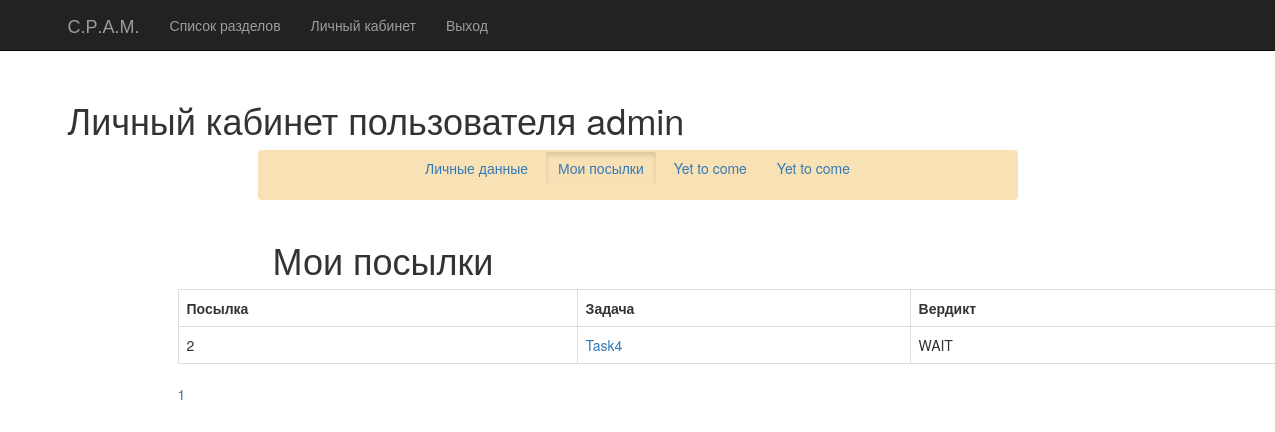
The page /personal_account/submissions (signed in) on the database as committed earlier.
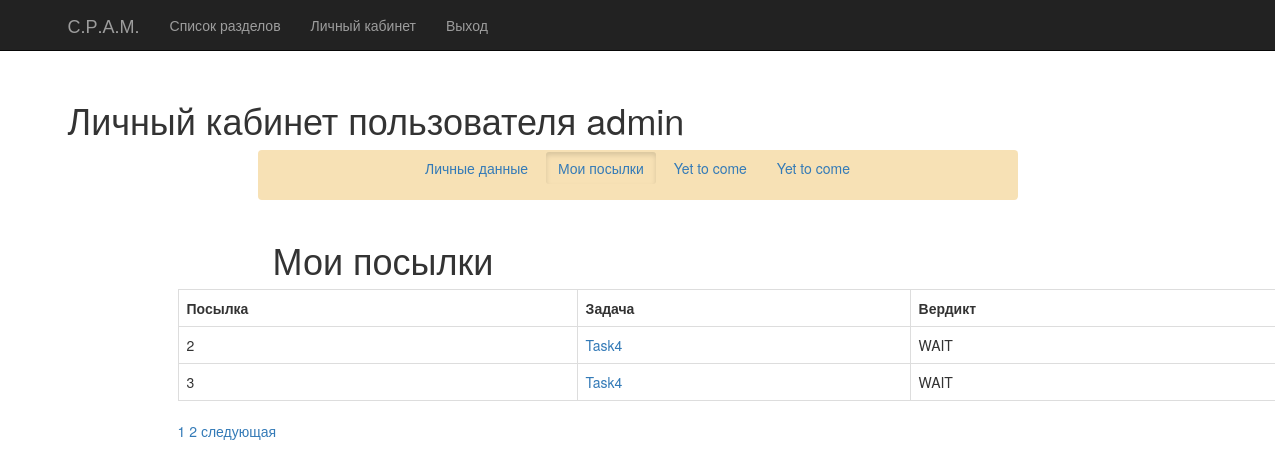
The same page on the database as committed later.
### upp_app/models.py (models this page shows)
class Submission(models.Model):
    id_user = models.ForeignKey(User)
    id_task = models.ForeignKey(Task)
    id_section = models.ForeignKey(Section)
    status = models.CharField(max_length=10)

class Task(models.Model):
    rating = models.IntegerField()
    name = models.CharField(max_length=50)
    datalink = models.CharField(max_length=100)
    def __str__(self):
        return self.name

### personal_account/views.py (the view)
def submissions(request):
    if not request.user.is_authenticated():
        return redirect('access')
    pages = []
    submission = Submission.objects.all().filter(id_user=auth.get_user(request).id)
    paginator = Paginator(submission, 2) # Show 25 contacts per page
    page = request.GET.get('page')
    try:
        contacts = paginator.page(page)
    except PageNotAnInteger:
        contacts = paginator.page(1)
    except EmptyPage:
        contacts = paginator.page(paginator.num_pages)
    for i in range(1,paginator.num_pages+1):
        pages.append(i)
    return render(request, 'personal_account/submissions.html', {"contacts": contacts, "pages": pages})

### personal_account/templates/personal_account/submissions.html (shortened to what this page needs)
{% extends 'menu/base.html' %}
{% load staticfiles %}
{% block content %}
    <h1>Личный кабинет пользователя {{ user.username }}</h1>
    <nav class="navbar col-md-8 col-md-offset-2 " style="background-color: #f7e1b5;">
        <div id="navbar" class="collapse navbar-collapse" align="center">
            <a href="{% url 'private_data' %}" class="btn">Личные данные</a>
            <a href="{% url 'submissions' %}" class="btn active">Мои посылки</a>
            <a href="{% url 'process' %}" class="btn">Yet to come</a>
            <a href="{% url 'process' %}" class="btn">Yet to come</a>
        </div>
    </nav>
    <br>
        <div class="col-lg-offset-2 col-md-8 col-sm-8">
            <h1>Мои посылки</h1>
        </div>
    <div class="col-lg-offset-1 col-md-12 col-sm-12">
       <table class="table table-bordered">
           <tr>
               <th>Посылка</th>
               <th>Задача</th>
               <th>Вердикт</th>
           </tr>
               {% for contact in contacts %}
                   <tr>
                       <td>{{ contact.id }}</td>
                       <td><a href="{% url 'task_page' contact.id_task_id contact.id_section_id %}">{{ contact.id_task }}</a></td>
                       <td>{{ contact.status }}</td>
                   </tr>
               {% endfor %}
       </table>
    <span class="step-links">
        {% for number in pages %}
            <a href="?page={{ number }}">{{ number }}</a>
        {% endfor %}
        {% if contacts.has_next %}
            <a href="?page={{ contacts.next_page_number }}">следующая</a>
        {% endif %}
    </span>
    </div>
 {% endblock %}

Rows that differ between the two databases and show on the page:
now on this page (row edited): Submission: id "3", id_task "Task4", status "WAIT"
Other text that changed with them:
new list line: "2"
text now shown: "следующая"
